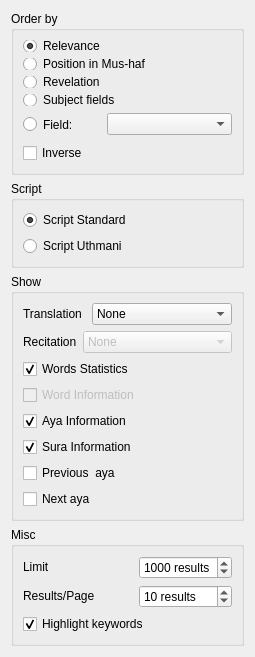
       <widget class="QWidget" name="scrollAreaWidgetContents">
        <property name="geometry">
         <rect>
          <x>-8</x>
          <y>0</y>
          <width>255</width>
          <height>593</height>
         </rect>
        </property>
        <layout class="QVBoxLayout" name="verticalLayout_5">
         <item>
          <widget class="QGroupBox" name="groupBox">
           <property name="minimumSize">
            <size>
             <width>0</width>
             <height>0</height>
            </size>
           </property>
           <property name="title">
            <string>Order by</string>
           </property>
           <layout class="QVBoxLayout" name="verticalLayout">
            <item>
             <widget class="QRadioButton" name="o_sortedbyscore">
              <property name="minimumSize">
               <size>
                <width>0</width>
                <height>12</height>
               </size>
              </property>
              <property name="text">
               <string>Relevance</string>
              </property>
              <property name="checked">
               <bool>true</bool>
              </property>
             </widget>
            </item>
            <item>
             <widget class="QRadioButton" name="o_sortedbymushaf">
              <property name="minimumSize">
               <size>
                <width>0</width>
                <height>12</height>
               </size>
              </property>
              <property name="text">
               <string>Position in Mus-haf </string>
              </property>
             </widget>
            </item>
            <item>
             <widget class="QRadioButton" name="o_sortedbytanzil">
              <property name="minimumSize">
               <size>
                <width>0</width>
                <height>12</height>
               </size>
              </property>
              <property name="text">
               <string>Revelation</string>
              </property>
             </widget>
            </item>
            <item>
             <widget class="QRadioButton" name="o_sortedbysubject">
              <property name="minimumSize">
               <size>
                <width>0</width>
                <height>12</height>
               </size>
              </property>
              <property name="text">
               <string>Subject fields</string>
              </property>
             </widget>
            </item>
            <item>
             <layout class="QHBoxLayout" name="horizontalLayout_17">
              <item>
               <widget class="QRadioButton" name="o_sortedbyfield">
                <property name="minimumSize">
                 <size>
                  <width>0</width>
                  <height>25</height>
                 </size>
                </property>
                <property name="text">
                 <string>Field:</string>
                </property>
               </widget>
              </item>
              <item>
               <widget class="QComboBox" name="o_field">
                <property name="minimumSize">
                 <size>
                  <width>125</width>
                  <height>0</height>
                 </size>
                </property>
                <property name="baseSize">
                 <size>
                  <width>0</width>
                  <height>28</height>
                 </size>
                </property>
               </widget>
              </item>
             </layout>
            </item>
            <item>
             <widget class="QCheckBox" name="o_reverse">
              <property name="text">
               <string>Inverse</string>
              </property>
              <property name="checked">
               <bool>false</bool>
              </property>
             </widget>
            </item>
           </layout>
          </widget>
         </item>
         <item>
          <widget class="QGroupBox" name="groupBox_6">
           <property name="sizePolicy">
            <sizepolicy hsizetype="Expanding" vsizetype="Preferred">
             <horstretch>0</horstretch>
             <verstretch>0</verstretch>
            </sizepolicy>
           </property>
           <property name="title">
            <string>Script</string>
           </property>
           <layout class="QVBoxLayout" name="verticalLayout_13">
            <item>
             <widget class="QRadioButton" name="o_script_standard">
              <property name="sizePolicy">
               <sizepolicy hsizetype="Expanding" vsizetype="Fixed">
                <horstretch>0</horstretch>
                <verstretch>0</verstretch>
               </sizepolicy>
              </property>
              <property name="text">
               <string>Script Standard</string>
              </property>
              <property name="checked">
               <bool>true</bool>
              </property>
             </widget>
            </item>
            <item>
             <widget class="QRadioButton" name="o_script_uthmani">
              <property name="sizePolicy">
               <sizepolicy hsizetype="Expanding" vsizetype="Fixed">
                <horstretch>0</horstretch>
                <verstretch>0</verstretch>
               </sizepolicy>
              </property>
              <property name="text">
               <string>Script Uthmani</string>
              </property>
              <property name="checked">
               <bool>false</bool>
              </property>
             </widget>
            </item>
           </layout>
          </widget>
         </item>
         <item>
          <widget class="QGroupBox" name="groupBox_4">
           <property name="title">
            <string>Show</string>
           </property>
           <layout class="QVBoxLayout" name="verticalLayout_6">
            <item>
             <layout class="QHBoxLayout" name="horizontalLayout_28">
              <item>
               <widget class="QLabel" name="label_8">
                <property name="sizePolicy">
                 <sizepolicy hsizetype="Fixed" vsizetype="Preferred">
                  <horstretch>0</horstretch>
                  <verstretch>0</verstretch>
                 </sizepolicy>
                </property>
                <property name="text">
                 <string>Translation </string>
                </property>
                <property name="buddy">
                 <cstring>o_traduction</cstring>
                </property>
               </widget>
              </item>
              <item>
               <widget class="QComboBox" name="o_traduction">
                <property name="enabled">
                 <bool>true</bool>
                </property>
                <item>
                 <property name="text">
                  <string>None</string>
                 </property>
                </item>
               </widget>
              </item>
             </layout>
            </item>
            <item>
             <layout class="QHBoxLayout" name="horizontalLayout_29">
              <item>
               <widget class="QLabel" name="label_9">
                <property name="sizePolicy">
                 <sizepolicy hsizetype="Fixed" vsizetype="Preferred">
                  <horstretch>0</horstretch>
                  <verstretch>0</verstretch>
                 </sizepolicy>
                </property>
                <property name="text">
                 <string>Recitation</string>
                </property>
                <property name="buddy">
                 <cstring>o_recitation</cstring>
                </property>
               </widget>
              </item>
              <item>
               <widget class="QComboBox" name="o_recitation">
                <property name="enabled">
                 <bool>false</bool>
                </property>
                <item>
                 <property name="text">
                  <string>None</string>
                 </property>
                </item>
               </widget>
              </item>
             </layout>
            </item>
            <item>
             <widget class="QCheckBox" name="o_word_stat">
              <property name="text">
               <string>Words Statistics</string>
              </property>
              <property name="checked">
               <bool>true</bool>
              </property>
             </widget>
            </item>
            <item>
             <widget class="QCheckBox" name="o_aya_info_2">
              <property name="enabled">
               <bool>false</bool>
              </property>
              <property name="text">
               <string>Word Information</string>
              </property>
              <property name="checkable">
               <bool>true</bool>
              </property>
              <property name="checked">
               <bool>false</bool>
              </property>
             </widget>
            </item>
            <item>
             <widget class="QCheckBox" name="o_aya_info">
              <property name="text">
               <string>Aya Information</string>
              </property>
              <property name="checked">
               <bool>true</bool>
              </property>
             </widget>
            </item>
            <item>
             <widget class="QCheckBox" name="o_sura_info">
              <property name="text">
               <string>Sura Information</string>
              </property>
              <property name="checked">
               <bool>true</bool>
              </property>
             </widget>
            </item>
            <item>
             <widget class="QCheckBox" name="o_prev">
              <property name="text">
               <string>Previous  aya</string>
              </property>
              <property name="checked">
               <bool>false</bool>
              </property>
             </widget>
            </item>
            <item>
             <widget class="QCheckBox" name="o_suiv">
              <property name="text">
               <string>Next aya</string>
              </property>
              <property name="checked">
               <bool>false</bool>
              </property>
             </widget>
            </item>
           </layout>
          </widget>
         </item>
         <item>
          <widget class="QGroupBox" name="groupBox_12">
           <property name="title">
            <string>Misc</string>
           </property>
           <layout class="QVBoxLayout" name="verticalLayout_22">
            <item>
             <layout class="QHBoxLayout" name="horizontalLayout_35">
              <item>
               <widget class="QLabel" name="label_34">
                <property name="sizePolicy">
                 <sizepolicy hsizetype="Expanding" vsizetype="Fixed">
                  <horstretch>0</horstretch>
                  <verstretch>0</verstretch>
                 </sizepolicy>
                </property>
                <property name="text">
                 <string>Limit </string>
                </property>
                <property name="buddy">
                 <cstring>o_perpage</cstring>
                </property>
               </widget>
              </item>
              <item>
               <widget class="QSpinBox" name="o_limit">
                <property name="styleSheet">
                 <string notr="true"/>
                </property>
                <property name="readOnly">
                 <bool>false</bool>
                </property>
                <property name="buttonSymbols">
                 <enum>QAbstractSpinBox::UpDownArrows</enum>
                </property>
                <property name="accelerated">
                 <bool>true</bool>
                </property>
                <property name="keyboardTracking">
                 <bool>true</bool>
                </property>
                <property name="suffix">
                 <string> results</string>
                </property>
                <property name="prefix">
                 <string/>
                </property>
                <property name="minimum">
                 <number>25</number>
                </property>
                <property name="maximum">
                 <number>6236</number>
                </property>
                <property name="singleStep">
                 <number>25</number>
                </property>
                <property name="value">
                 <number>1000</number>
                </property>
               </widget>
              </item>
             </layout>
            </item>
            <item>
             <layout class="QHBoxLayout" name="horizontalLayout_36">
              <item>
               <widget class="QLabel" name="label">
                <property name="sizePolicy">
                 <sizepolicy hsizetype="Expanding" vsizetype="Fixed">
                  <horstretch>0</horstretch>
                  <verstretch>0</verstretch>
                 </sizepolicy>
                </property>
                <property name="text">
                 <string>Results/Page</string>
                </property>
                <property name="buddy">
                 <cstring>o_perpage</cstring>
                </property>
               </widget>
              </item>
              <item>
               <widget class="QSpinBox" name="o_perpage">
                <property name="styleSheet">
                 <string notr="true"/>
                </property>
                <property name="readOnly">
                 <bool>false</bool>
                </property>
                <property name="buttonSymbols">
                 <enum>QAbstractSpinBox::UpDownArrows</enum>
                </property>
                <property name="accelerated">
                 <bool>true</bool>
                </property>
                <property name="keyboardTracking">
                 <bool>false</bool>
                </property>
                <property name="suffix">
                 <string> results</string>
                </property>
                <property name="prefix">
                 <string/>
                </property>
                <property name="minimum">
                 <number>5</number>
                </property>
                <property name="maximum">
                 <number>6236</number>
                </property>
                <property name="singleStep">
                 <number>5</number>
                </property>
                <property name="value">
                 <number>10</number>
                </property>
               </widget>
              </item>
             </layout>
            </item>
            <item>
             <widget class="QCheckBox" name="o_highlight">
              <property name="text">
               <string>Highlight keywords</string>
              </property>
              <property name="checked">
               <bool>true</bool>
              </property>
             </widget>
            </item>
           </layout>
          </widget>
         </item>
         <item>
          <spacer name="verticalSpacer">
           <property name="orientation">
            <enum>Qt::Vertical</enum>
           </property>
           <property name="sizeHint" stdset="0">
            <size>
             <width>20</width>
             <height>40</height>
            </size>
           </property>
          </spacer>
         </item>
        </layout>
       </widget>
